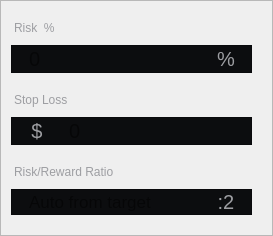
                                    <widget class="QFrame" name="frame_13">
                                     <property name="styleSheet">
                                      <string notr="true">#frame_13{
border:0px;
}
QFrame QLabel ,QLineEdit{
border:0px;
border-radius:0px ;
}

QLineEdit {
padding-left:5px;
}</string>
                                     </property>
                                     <property name="frameShape">
                                      <enum>QFrame::Shape::StyledPanel</enum>
                                     </property>
                                     <property name="frameShadow">
                                      <enum>QFrame::Shadow::Raised</enum>
                                     </property>
                                     <layout class="QVBoxLayout" name="verticalLayout_15">
                                      <property name="spacing">
                                       <number>0</number>
                                      </property>
                                      <property name="leftMargin">
                                       <number>10</number>
                                      </property>
                                      <property name="topMargin">
                                       <number>20</number>
                                      </property>
                                      <property name="rightMargin">
                                       <number>20</number>
                                      </property>
                                      <property name="bottomMargin">
                                       <number>20</number>
                                      </property>
                                      <item>
                                       <widget class="QLabel" name="label_47">
                                        <property name="sizePolicy">
                                         <sizepolicy hsizetype="Fixed" vsizetype="Fixed">
                                          <horstretch>0</horstretch>
                                          <verstretch>0</verstretch>
                                         </sizepolicy>
                                        </property>
                                        <property name="styleSheet">
                                         <string notr="true">border:0px;
color:#9d9ea2;
margin-bottom:10px;
</string>
                                        </property>
                                        <property name="text">
                                         <string>Risk  %</string>
                                        </property>
                                       </widget>
                                      </item>
                                      <item>
                                       <widget class="QFrame" name="frame_17">
                                        <property name="styleSheet">
                                         <string notr="true">background-color: rgb(12, 13, 15);</string>
                                        </property>
                                        <property name="frameShape">
                                         <enum>QFrame::Shape::StyledPanel</enum>
                                        </property>
                                        <property name="frameShadow">
                                         <enum>QFrame::Shadow::Raised</enum>
                                        </property>
                                        <layout class="QHBoxLayout" name="horizontalLayout_26" stretch="1,0">
                                         <property name="spacing">
                                          <number>0</number>
                                         </property>
                                         <property name="leftMargin">
                                          <number>0</number>
                                         </property>
                                         <property name="topMargin">
                                          <number>0</number>
                                         </property>
                                         <property name="rightMargin">
                                          <number>0</number>
                                         </property>
                                         <property name="bottomMargin">
                                          <number>0</number>
                                         </property>
                                         <item>
                                          <widget class="QLineEdit" name="risk_percent">
                                           <property name="sizePolicy">
                                            <sizepolicy hsizetype="Expanding" vsizetype="Fixed">
                                             <horstretch>0</horstretch>
                                             <verstretch>0</verstretch>
                                            </sizepolicy>
                                           </property>
                                           <property name="maximumSize">
                                            <size>
                                             <width>16777215</width>
                                             <height>50</height>
                                            </size>
                                           </property>
                                           <property name="font">
                                            <font>
                                             <family>Microsoft Sans Serif</family>
                                             <pointsize>15</pointsize>
                                            </font>
                                           </property>
                                           <property name="styleSheet">
                                            <string notr="true">background-color: rgb(12, 13, 15);
padding-left:15px;</string>
                                           </property>
                                           <property name="placeholderText">
                                            <string>0</string>
                                           </property>
                                          </widget>
                                         </item>
                                         <item>
                                          <widget class="QLabel" name="label_46">
                                           <property name="minimumSize">
                                            <size>
                                             <width>50</width>
                                             <height>0</height>
                                            </size>
                                           </property>
                                           <property name="font">
                                            <font>
                                             <family>Microsoft Sans Serif</family>
                                             <pointsize>15</pointsize>
                                            </font>
                                           </property>
                                           <property name="styleSheet">
                                            <string notr="true">color:#9d9ea2;
background-color: rgb(12, 13, 15);</string>
                                           </property>
                                           <property name="text">
                                            <string>%</string>
                                           </property>
                                           <property name="alignment">
                                            <set>Qt::AlignmentFlag::AlignCenter</set>
                                           </property>
                                          </widget>
                                         </item>
                                        </layout>
                                       </widget>
                                      </item>
                                      <item>
                                       <widget class="QLabel" name="label_51">
                                        <property name="sizePolicy">
                                         <sizepolicy hsizetype="Fixed" vsizetype="Fixed">
                                          <horstretch>0</horstretch>
                                          <verstretch>0</verstretch>
                                         </sizepolicy>
                                        </property>
                                        <property name="styleSheet">
                                         <string notr="true">border:0px;
color:#9d9ea2;
margin-top:20px;
margin-bottom:10px;</string>
                                        </property>
                                        <property name="text">
                                         <string>Stop Loss</string>
                                        </property>
                                       </widget>
                                      </item>
                                      <item>
                                       <widget class="QFrame" name="frame_18">
                                        <property name="styleSheet">
                                         <string notr="true">background-color: rgb(12, 13, 15);</string>
                                        </property>
                                        <property name="frameShape">
                                         <enum>QFrame::Shape::StyledPanel</enum>
                                        </property>
                                        <property name="frameShadow">
                                         <enum>QFrame::Shadow::Raised</enum>
                                        </property>
                                        <layout class="QHBoxLayout" name="horizontalLayout_27" stretch="0,1">
                                         <property name="spacing">
                                          <number>0</number>
                                         </property>
                                         <property name="leftMargin">
                                          <number>0</number>
                                         </property>
                                         <property name="topMargin">
                                          <number>0</number>
                                         </property>
                                         <property name="rightMargin">
                                          <number>0</number>
                                         </property>
                                         <property name="bottomMargin">
                                          <number>0</number>
                                         </property>
                                         <item>
                                          <widget class="QLabel" name="label_49">
                                           <property name="minimumSize">
                                            <size>
                                             <width>50</width>
                                             <height>0</height>
                                            </size>
                                           </property>
                                           <property name="font">
                                            <font>
                                             <family>Microsoft Sans Serif</family>
                                             <pointsize>15</pointsize>
                                            </font>
                                           </property>
                                           <property name="styleSheet">
                                            <string notr="true">color:#9d9ea2;background-color: rgb(12, 13, 15);</string>
                                           </property>
                                           <property name="text">
                                            <string>$</string>
                                           </property>
                                           <property name="alignment">
                                            <set>Qt::AlignmentFlag::AlignCenter</set>
                                           </property>
                                          </widget>
                                         </item>
                                         <item>
                                          <widget class="QLineEdit" name="sl">
                                           <property name="sizePolicy">
                                            <sizepolicy hsizetype="Expanding" vsizetype="Fixed">
                                             <horstretch>0</horstretch>
                                             <verstretch>0</verstretch>
                                            </sizepolicy>
                                           </property>
                                           <property name="maximumSize">
                                            <size>
                                             <width>16777215</width>
                                             <height>50</height>
                                            </size>
                                           </property>
                                           <property name="font">
                                            <font>
                                             <family>Microsoft Sans Serif</family>
                                             <pointsize>15</pointsize>
                                            </font>
                                           </property>
                                           <property name="styleSheet">
                                            <string notr="true">background-color: rgb(12, 13, 15);</string>
                                           </property>
                                           <property name="placeholderText">
                                            <string>0</string>
                                           </property>
                                          </widget>
                                         </item>
                                        </layout>
                                       </widget>
                                      </item>
                                      <item>
                                       <widget class="QLabel" name="label_48">
                                        <property name="sizePolicy">
                                         <sizepolicy hsizetype="Fixed" vsizetype="Fixed">
                                          <horstretch>0</horstretch>
                                          <verstretch>0</verstretch>
                                         </sizepolicy>
                                        </property>
                                        <property name="styleSheet">
                                         <string notr="true">border:0px;
color:#9d9ea2;
margin-bottom:10px;
margin-top:20px;</string>
                                        </property>
                                        <property name="text">
                                         <string>Risk/Reward Ratio</string>
                                        </property>
                                       </widget>
                                      </item>
                                      <item>
                                       <widget class="QFrame" name="frame_19">
                                        <property name="styleSheet">
                                         <string notr="true">background-color: rgb(12, 13, 15);</string>
                                        </property>
                                        <property name="frameShape">
                                         <enum>QFrame::Shape::StyledPanel</enum>
                                        </property>
                                        <property name="frameShadow">
                                         <enum>QFrame::Shadow::Raised</enum>
                                        </property>
                                        <layout class="QHBoxLayout" name="horizontalLayout_28" stretch="1,0">
                                         <property name="spacing">
                                          <number>0</number>
                                         </property>
                                         <property name="leftMargin">
                                          <number>0</number>
                                         </property>
                                         <property name="topMargin">
                                          <number>0</number>
                                         </property>
                                         <property name="rightMargin">
                                          <number>0</number>
                                         </property>
                                         <property name="bottomMargin">
                                          <number>0</number>
                                         </property>
                                         <item>
                                          <widget class="QLineEdit" name="risk_reward_r">
                                           <property name="sizePolicy">
                                            <sizepolicy hsizetype="Expanding" vsizetype="Fixed">
                                             <horstretch>0</horstretch>
                                             <verstretch>0</verstretch>
                                            </sizepolicy>
                                           </property>
                                           <property name="maximumSize">
                                            <size>
                                             <width>16777215</width>
                                             <height>50</height>
                                            </size>
                                           </property>
                                           <property name="font">
                                            <font>
                                             <family>Microsoft Sans Serif</family>
                                             <pointsize>13</pointsize>
                                            </font>
                                           </property>
                                           <property name="styleSheet">
                                            <string notr="true">background-color: rgb(12, 13, 15);padding-left:15px;</string>
                                           </property>
                                           <property name="placeholderText">
                                            <string>Auto from target</string>
                                           </property>
                                          </widget>
                                         </item>
                                         <item>
                                          <widget class="QLabel" name="label_50">
                                           <property name="minimumSize">
                                            <size>
                                             <width>50</width>
                                             <height>0</height>
                                            </size>
                                           </property>
                                           <property name="font">
                                            <font>
                                             <family>Microsoft Sans Serif</family>
                                             <pointsize>15</pointsize>
                                            </font>
                                           </property>
                                           <property name="styleSheet">
                                            <string notr="true">color:#9d9ea2;background-color: rgb(12, 13, 15);</string>
                                           </property>
                                           <property name="text">
                                            <string>:2</string>
                                           </property>
                                           <property name="alignment">
                                            <set>Qt::AlignmentFlag::AlignCenter</set>
                                           </property>
                                          </widget>
                                         </item>
                                        </layout>
                                       </widget>
                                      </item>
                                     </layout>
                                    </widget>
